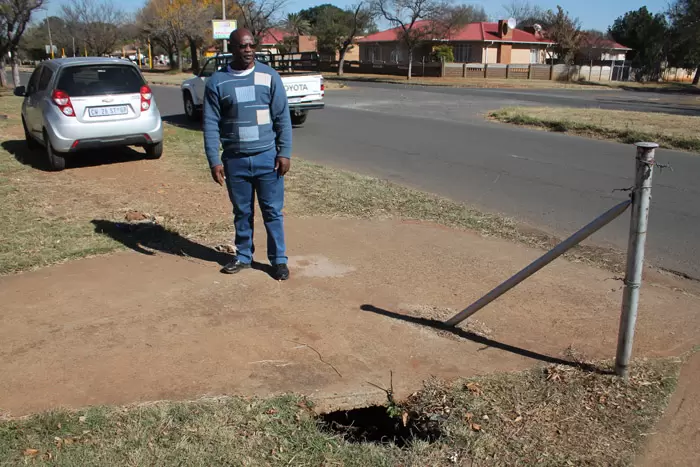
#> input picture src/utils/test.webp, 700 x 467 px
$ python cascade_test.py
#> lines starting #> are read from the running program, lines starting #| are printed output that depends on the picture; after the words box and inside, x2 and y2 are one past the last pixel; in counts of white or black regions, pixels touching at a corner belong together
import rospy, cv2

noois=cv2.CascadeClassifier("/home/kedus/Workspace/catkin_ws/src/sphere_control/haarcascades/haarcascade_lowerbody.xml")

img=cv2.imread("test.webp")
#> img is the input picture: shape (467, 700, 3); mean B, G, R 99.4, 113.6, 125.9
cv2.imshow("test_img", img)
#img=cv2.resize(img, (1920,1080))
img = cv2.GaussianBlur(img,(51,51),0)
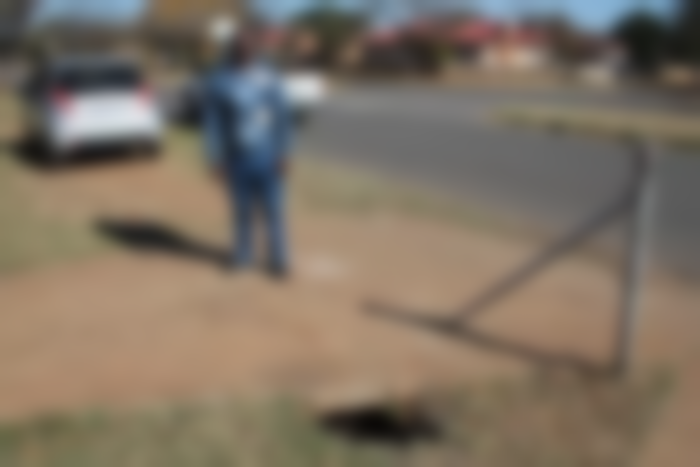
#> img: shape (467, 700, 3); mean B, G, R 99.4, 113.6, 125.9
oois=noois.detectMultiScale(img, 1.1, 0)
#> oois = [[158, 98, 187, 227], [158, 108, 187, 227], [141, 87, 206, 249], [152, 87, 206, 249], [131, 83, 226, 274]]
for x,y,w,h in oois:
    cv2.rectangle(img, (x,y), (x+w, y+h), (0,255,0))
#> this loop made 5 passes
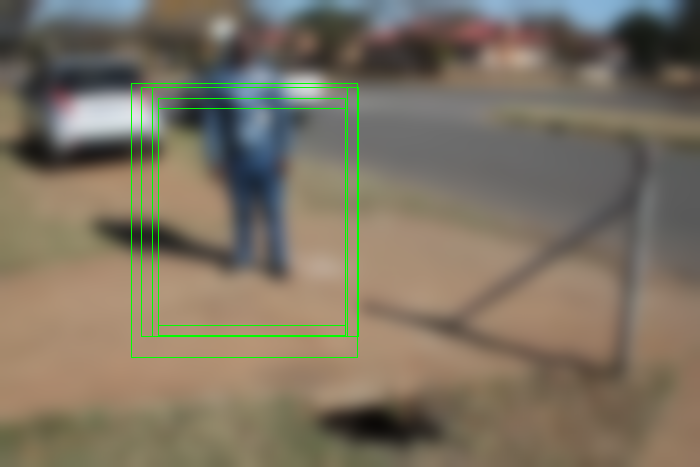
#> img: shape (467, 700, 3); 1.12% of pixels changed, all inside (x1, y1, x2, y2) = (131, 83, 359, 358)
cv2.imshow("detected dudes", img)
cv2.waitKey(0)
